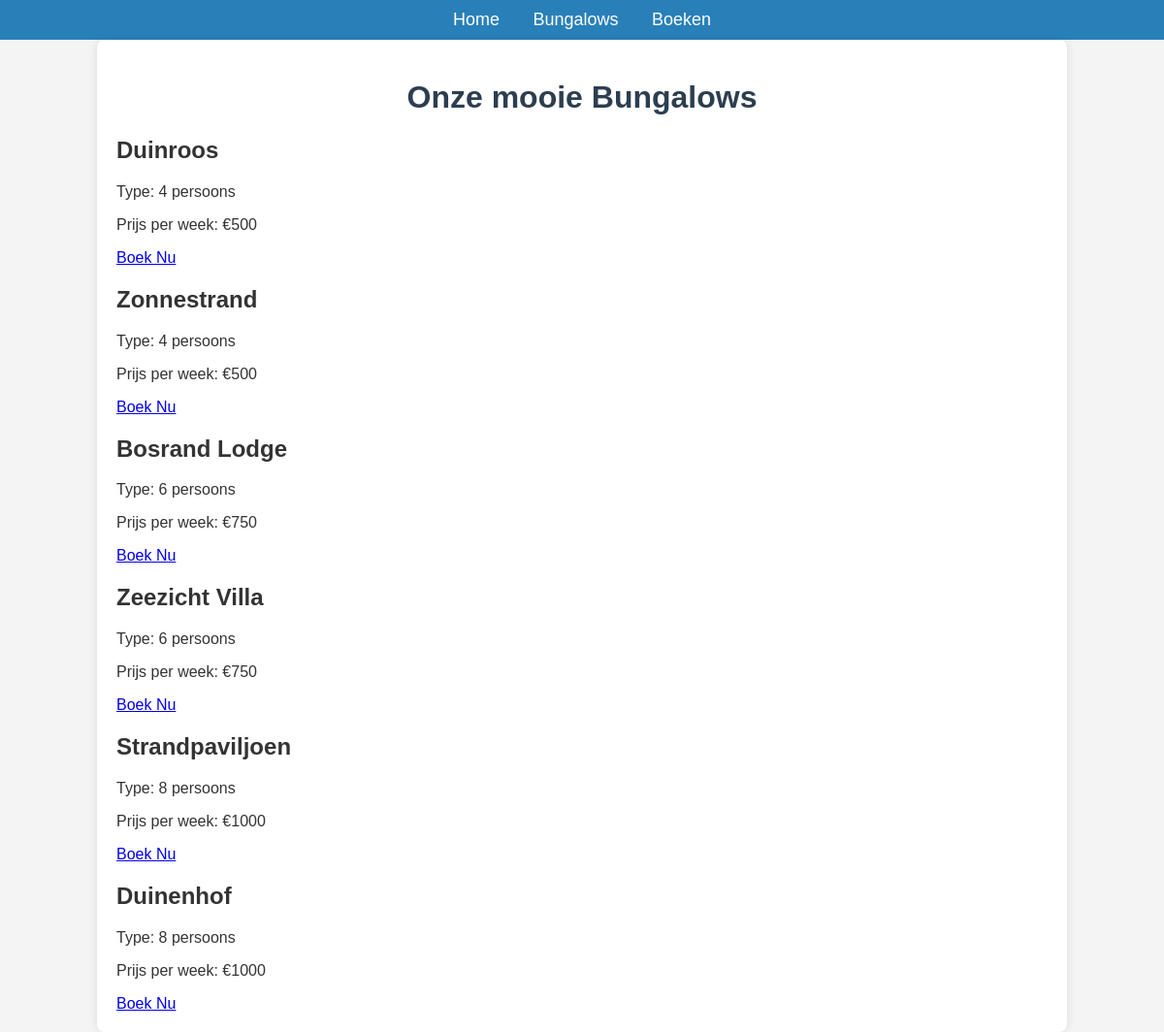
The page /bungalows on the database its author committed.
### models/models.py (models this page shows)
class Bungalow(db.Model):
    id = db.Column(db.Integer, primary_key=True)
    name = db.Column(db.String(100), unique=True, nullable=False)
    type_id = db.Column(db.Integer, db.ForeignKey('bungalow_type.id'), nullable=False)
    bungalow_type = db.relationship('BungalowType', backref='bungalows')

class BungalowType(db.Model):
    id = db.Column(db.Integer, primary_key=True)
    size = db.Column(db.Integer, nullable=False)  # 4, 6, or 8 persons
    price_per_week = db.Column(db.Float, nullable=False)

### app.py (the view)
@app.route('/bungalows')
def bungalows():
    bungalows = Bungalow.query.all()  # Get all bungalows from the database
    return render_template('bungalows.html', bungalows=bungalows)  # Pass them to the template

### templates/bungalows.html (shortened to what this page needs)
{% extends 'base.html' %}
{% block content %}
    <h1>Onze mooie Bungalows</h1>
    <div class="bungalow-lijst">
        {% for bungalow in bungalows %}
            <div class="bungalow">
                <h2>{{ bungalow.name }}</h2>
                <p>Type: {{ bungalow.bungalow_type.size }} persoons</p>
                <p>Prijs per week: €{{ bungalow.bungalow_type.price_per_week }}</p>
                <a href="{{ url_for('booking', bungalow_id=bungalow.id) }}">Boek Nu</a>
            </div>
        {% endfor %}
    </div>
{% endblock %}

### templates/base.html (shortened to what this page needs)
<!DOCTYPE html>
<html lang="nl">
<head>
    <link rel="stylesheet" href="{{ url_for('static', filename='css/style.css') }}">
</head>
<body>
    <nav>
        <a href="{{ url_for('home') }}">Home</a>
        <a href="{{ url_for('bungalows') }}">Bungalows</a>
        <a href="{{ url_for('booking') }}">Boeken</a>
    </nav>
    <div class="container">
        {% block content %}{% endblock %}
    </div>
</body>
</html>

### static/css/style.css (style rules this page uses)
body { font-family: Arial, sans-serif; margin: 0; padding: 0; background-color: #f4f4f4; color: #333; }
h1 { text-align: center; color: #2c3e50; }
nav { background-color: #2980b9; padding: 10px; text-align: center; }
nav a { color: white; text-decoration: none; margin: 0 15px; font-size: 18px; }
.container { width: 80%; margin: auto; padding: 20px; background: white; border-radius: 8px; box-shadow: 0px 0px 10px rgba(0, 0, 0, 0.1); }

### rows shown on the page
Bungalow: name "Duinroos", bungalow_type.size "4", bungalow_type.price_per_week "500"
Bungalow: name "Zonnestrand", bungalow_type.size "4", bungalow_type.price_per_week "500"
Bungalow: name "Bosrand Lodge", bungalow_type.size "6", bungalow_type.price_per_week "750"
Bungalow: name "Zeezicht Villa", bungalow_type.size "6", bungalow_type.price_per_week "750"
Bungalow: name "Strandpaviljoen", bungalow_type.size "8", bungalow_type.price_per_week "1000"
Bungalow: name "Duinenhof", bungalow_type.size "8", bungalow_type.price_per_week "1000"
